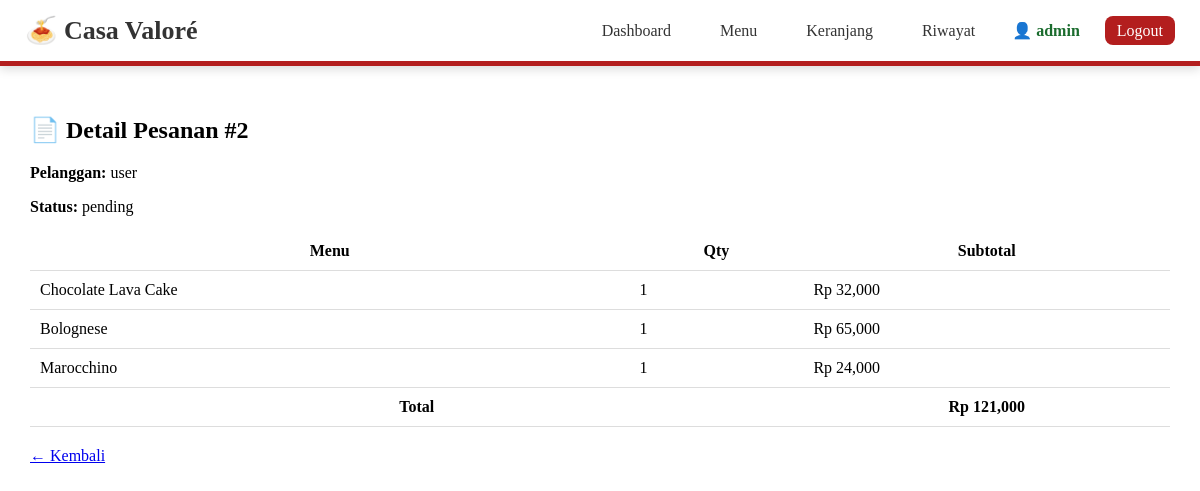
Screenshot of /costumer/order_detail.php?id=2 (signed in) with the database file from the repository.
### tables this page shows
CREATE TABLE `pesanan` (
  `id` int(11) NOT NULL,
  `pelanggan` varchar(100) DEFAULT NULL,
  `tanggal` datetime DEFAULT current_timestamp(),
  `total` int(11) DEFAULT NULL,
  `status` enum('pending','diproses','selesai') DEFAULT 'pending'
);

CREATE TABLE `pesanan_detail` (
  `id` int(11) NOT NULL,
  `pesanan_id` int(11) DEFAULT NULL,
  `menu_id` int(11) DEFAULT NULL,
  `qty` int(11) DEFAULT NULL,
  `subtotal` int(11) DEFAULT NULL
);

CREATE TABLE `menu` (
  `id` int(11) NOT NULL,
  `nama_menu` varchar(150) DEFAULT NULL,
  `harga` int(11) DEFAULT NULL,
  `foto` varchar(255) DEFAULT NULL,
  `kategori_id` int(11) DEFAULT NULL
);

### costumer/order_detail.php (the view, shortened to what this page needs)
<?php
include "../koneksi.php";
include "../navbar_costumer.php";
$id = $_GET['id'] ?? 0;
$pesanan = mysqli_query($koneksi,"
    SELECT * FROM pesanan WHERE id=$id
");
$p = mysqli_fetch_assoc($pesanan);
$detail = mysqli_query($koneksi,"
    SELECT d.*, m.nama_menu
    FROM pesanan_detail d
    JOIN menu m ON d.menu_id = m.id
    WHERE d.pesanan_id = $id
");
?>
<div class="wrap">
<h2>📄 Detail Pesanan #<?= $p['id'] ?></h2>
<p><strong>Pelanggan:</strong> <?= $p['pelanggan'] ?></p>
<p><strong>Status:</strong> <?= $p['status'] ?></p>
<table>
<tr>
    <th>Menu</th>
    <th>Qty</th>
    <th>Subtotal</th>
</tr>
<?php while($d=mysqli_fetch_assoc($detail)): ?>
<tr>
    <td><?= $d['nama_menu'] ?></td>
    <td><?= $d['qty'] ?></td>
    <td>Rp <?= number_format($d['subtotal']) ?></td>
</tr>
<?php endwhile; ?>
<tr>
    <th colspan="2">Total</th>
    <th>Rp <?= number_format($p['total']) ?></th>
</tr>
</table>
<a class="back" href="orders.php">← Kembali</a>
</div>

### costumer/order_detail.php (style rules this page uses)
.wrap { padding:30px }
table { width:100%;border-collapse:collapse }
th,td { padding:10px;border-bottom:1px solid #ddd }
.back { display:inline-block;margin-top:20px }

### rows the page displays
pesanan: id "2", pelanggan "user", status "pending", total "121,000"
pesanan_detail: menu.nama_menu "Chocolate Lava Cake", qty "1", subtotal "32,000"
pesanan_detail: menu.nama_menu "Bolognese", qty "1", subtotal "65,000"
pesanan_detail: menu.nama_menu "Marocchino", qty "1", subtotal "24,000"

### other values shown
$username "admin"
